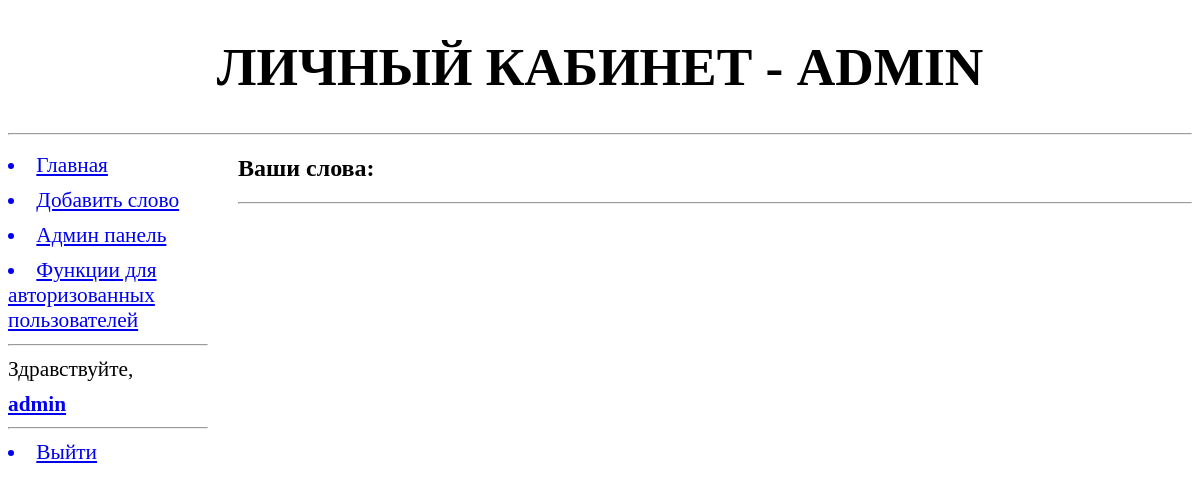
/home/ (signed in), run on an earlier commit of the app's database.
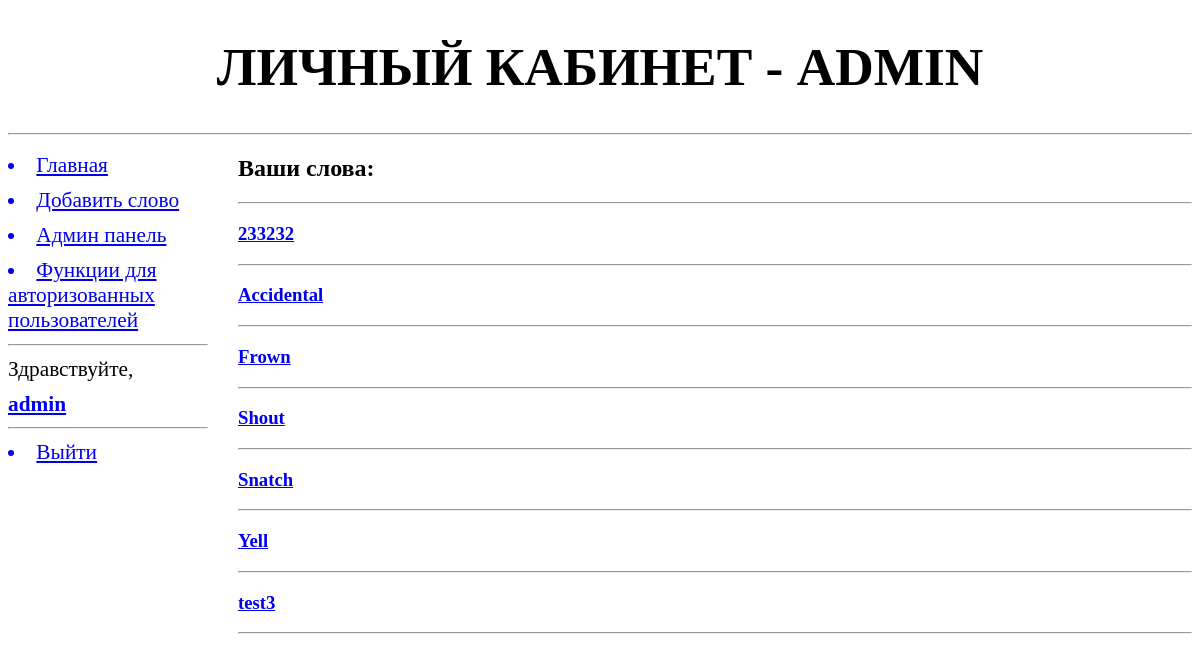
And on a later commit of the database.
### addwords/models.py (models this page shows, shortened)
class Word(models.Model):
    class Meta:
        verbose_name = "Слово"
        verbose_name_plural = "Слова"
        unique_together = (('word', 'language'), # уникальные сочетания полей в модели
                           (('word', 'type', 'translation')))
        ordering = ['word', 'type'] # параметры сортировки записей по умолчанию
    TYPE = (
        (None, "Выберите тип слова"), # или None -  заменяет --------- на Выберите тип слова
        ('Verb', 'Verb (сущ.)' ),
        ('Noun', 'Noun (глаг.)'),
        ('Adjective', 'Adjective (прил.)'),
    )
    word = models.CharField(max_length=20, null=True, blank=False, verbose_name="Слово")
    language = models.ForeignKey("Language", on_delete=models.PROTECT, verbose_name="Язык", related_name='words') #, limit_chices_to={}
    type = models.CharField(max_length=10, choices=TYPE, blank=True)
    translation = models.CharField(max_length=25, verbose_name="Перевод")
    discription = models.TextField(blank=True, verbose_name="Доп. комментарий к переводу")
    synonyms = models.ManyToManyField("Word", verbose_name="Синонимы", related_name='+', blank=True)
    rate = models.IntegerField(verbose_name="Рейтинг", default=5, help_text="Личный рейтинг слова от 1 до 10")
    add_date = models.DateTimeField(verbose_name="Дата создания", auto_now_add=True, blank=True)
    archived = models.BooleanField(verbose_name="Архивировано", help_text="Будет ли слово отображаться в словаре?", default=False)
    author =  models.ForeignKey(User, on_delete=models.PROTECT, verbose_name="Автор", help_text="Кто добавил слово", blank=True, null=True)
    def __str__(self):
        return self.word

### users/views.py (the view)
# urls.py: path('home/', include('users.urls')),
def home(request):
    context = {'user':request.user}
    author_words = Word.objects.filter(author=request.user.pk)
    context['author_words'] = author_words
    return render(request, "registration/home.html", context)

### users/templates/registration/home.html (shortened to what this page needs)
{% extends "basic.html" %}
{%  block page_title %}
{% if user.is_authenticated %}
    <h1> Личный кабинет - {{ user }}</h1>
{% else %}
    <h1> Вы, кажется, тут впервые...</h1>
{% endif %}
{% endblock %}
{% block content %}
{% if user.is_authenticated %}
    <h2>Ваши слова:</h2>
    <hr>
    {% for word in author_words %}
        <h3> <a href="{% url 'ex_word' word.pk %}">{{ word }}</a> </h3>
        <hr>
    {% endfor %}
{% else %}
<p3>Мы не знаем, кто Вы...<br> <a href="{% url 'login' %}">Войдите</a> в свой аккаунт или <a href="{% url 'signup' %}">зарегестрируйтесь</a>!</p3>
{% endif %}
{% endblock %}

What changed in the data, as far as the page shows it:
added Word: word "233232"
now on this page (row edited): Word: word "Accidental"
now on this page (row edited): Word: word "Frown"
now on this page (row edited): Word: word "Shout"
now on this page (row edited): Word: word "Snatch"
now on this page (row edited): Word: word "Yell"
now on this page (row edited): Word: word "test3"
